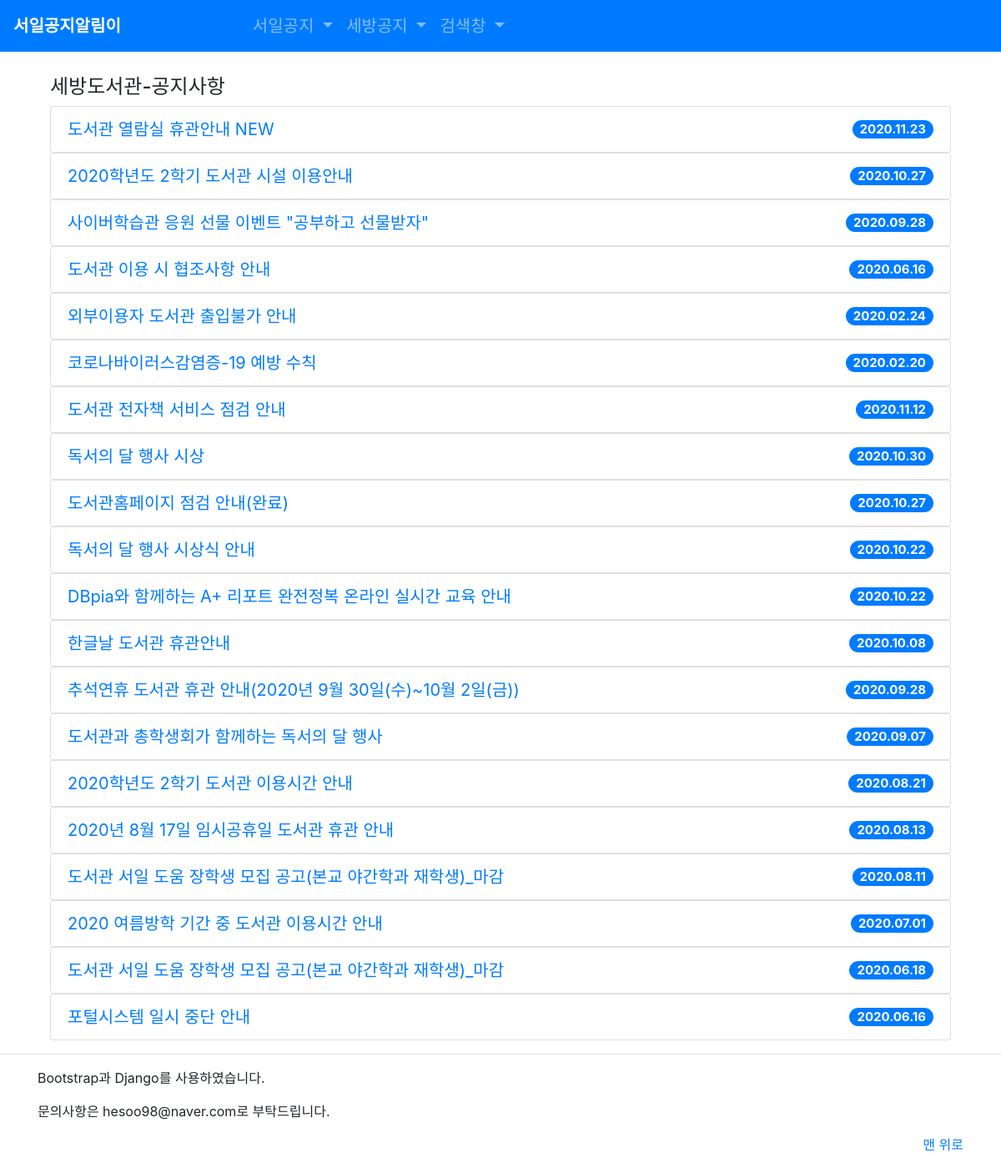
The app's page /libNotice/notice with its own data.
### seoilLibraryNotice/models.py (models this page shows, shortened)
class LibNotice(models.Model):
    title = models.CharField(max_length=200)
    date = models.CharField(max_length=20)
    url = models.URLField()

### seoilLibraryNotice/views.py (the view)
# urls.py: path('notice', LibNoticeListView.as_view(), name='notice'),
class LibNoticeListView(ListView):
    model = LibNotice
    context_object_name = 'lib_notices'

### seoilLibraryNotice/templates/seoilLibraryNotice/libnotice_list.html (shortened to what this page needs)
{% extends 'base.html' %}
{% load static %}
{% block content %}
<div class="container">
  <h4>세방도서관-공지사항</h4>
  {% for notice in lib_notices %}
    <div>
      <ul class="list-group">
        <li class="list-group-item d-flex justify-content-between align-items-center">
          <a href='{{ notice.url }}' target="_blank">{{ notice.title }}</a>
          <span class="badge badge-primary badge-pill">{{ notice.date }}</span>
        </li>
      </ul>
    </div>
    {% endfor %}
</div>
{% endblock content%}

### seoilLibraryNotice/templates/seoilLibraryNotice/libnotice_list.html (style rules this page uses)
ul { list-style:none; padding-left:0px; }
li { font-size:20px; }

### records on screen
LibNotice: title "도서관 열람실 휴관안내 NEW", date "2020.11.23"
LibNotice: title "2020학년도 2학기 도서관 시설 이용안내", date "2020.10.27"
LibNotice: title "사이버학습관 응원 선물 이벤트 \"공부하고 선물받자\"", date "2020.09.28"
LibNotice: title "도서관 이용 시 협조사항 안내", date "2020.06.16"
LibNotice: title "외부이용자 도서관 출입불가 안내", date "2020.02.24"
LibNotice: title "코로나바이러스감염증-19 예방 수칙", date "2020.02.20"
LibNotice: title "도서관 전자책 서비스 점검 안내", date "2020.11.12"
LibNotice: title "독서의 달 행사 시상", date "2020.10.30"
LibNotice: title "도서관홈페이지 점검 안내(완료)", date "2020.10.27"
LibNotice: title "독서의 달 행사 시상식 안내", date "2020.10.22"
LibNotice: title "DBpia와 함께하는 A+ 리포트 완전정복 온라인 실시간 교육 안내", date "2020.10.22"
LibNotice: title "한글날 도서관 휴관안내", date "2020.10.08"
LibNotice: title "추석연휴 도서관 휴관 안내(2020년 9월 30일(수)~10월 2일(금))", date "2020.09.28"
LibNotice: title "도서관과 총학생회가 함께하는 독서의 달 행사", date "2020.09.07"
LibNotice: title "2020학년도 2학기 도서관 이용시간 안내", date "2020.08.21"
LibNotice: title "2020년 8월 17일 임시공휴일 도서관 휴관 안내", date "2020.08.13"
LibNotice: title "도서관 서일 도움 장학생 모집 공고(본교 야간학과 재학생)_마감", date "2020.08.11"
LibNotice: title "2020 여름방학 기간 중 도서관 이용시간 안내", date "2020.07.01"
LibNotice: title "도서관 서일 도움 장학생 모집 공고(본교 야간학과 재학생)_마감", date "2020.06.18"
LibNotice: title "포털시스템 일시 중단 안내", date "2020.06.16"
